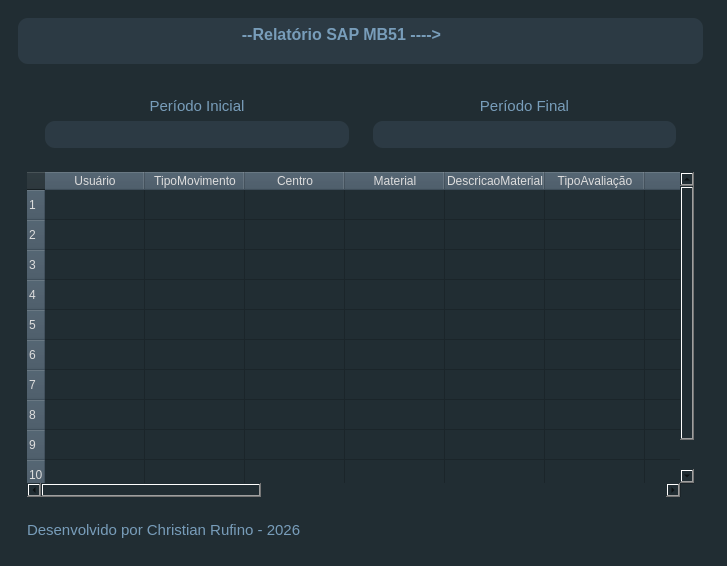
<?xml version="1.0" encoding="UTF-8"?>
<ui version="4.0">
 <class>MainWindow</class>
 <widget class="QMainWindow" name="MainWindow">
  <property name="geometry">
   <rect>
    <x>0</x>
    <y>0</y>
    <width>727</width>
    <height>566</height>
   </rect>
  </property>
  <property name="windowTitle">
   <string>MainWindow</string>
  </property>
  <widget class="QWidget" name="centralwidget">
   <property name="styleSheet">
    <string notr="true">* {

border: none;
background-color: rgb(33,45,51)


}</string>
   </property>
   <layout class="QHBoxLayout" name="horizontalLayout">
    <item>
     <widget class="QFrame" name="main_container">
      <property name="frameShape">
       <enum>QFrame::StyledPanel</enum>
      </property>
      <property name="frameShadow">
       <enum>QFrame::Raised</enum>
      </property>
      <layout class="QVBoxLayout" name="verticalLayout">
       <item>
        <widget class="QFrame" name="frame">
         <property name="styleSheet">
          <string notr="true">QFrame {

background-color: rgba(61,80,95,100);
border-radius:10px

}

QLabel {

color:rgb(120,157,186);
background-color:none;
}

QPushButton {
background-color:none;
}</string>
         </property>
         <property name="frameShape">
          <enum>QFrame::StyledPanel</enum>
         </property>
         <property name="frameShadow">
          <enum>QFrame::Raised</enum>
         </property>
         <layout class="QHBoxLayout" name="horizontalLayout_3">
          <item>
           <widget class="QLabel" name="label_2">
            <property name="sizePolicy">
             <sizepolicy hsizetype="Expanding" vsizetype="Preferred">
              <horstretch>0</horstretch>
              <verstretch>0</verstretch>
             </sizepolicy>
            </property>
            <property name="text">
             <string>&lt;html&gt;&lt;head/&gt;&lt;body&gt;&lt;p align=&quot;center&quot;&gt;&lt;img src=&quot;:/icons/_imgs/analytics_117968.png&quot;/&gt;&lt;span style=&quot; font-size:18pt; font-weight:700; vertical-align:super;&quot;&gt;--Relatório SAP MB51 ----&amp;gt;&lt;/span&gt;&lt;/p&gt;&lt;/body&gt;&lt;/html&gt;</string>
            </property>
           </widget>
          </item>
          <item>
           <widget class="QPushButton" name="btn_toggle">
            <property name="cursor">
             <cursorShape>PointingHandCursor</cursorShape>
            </property>
            <property name="text">
             <string/>
            </property>
            <property name="icon">
             <iconset resource="icons.qrc">
              <normaloff>:/icons/_imgs/menu2.png</normaloff>:/icons/_imgs/menu2.png</iconset>
            </property>
            <property name="iconSize">
             <size>
              <width>32</width>
              <height>32</height>
             </size>
            </property>
           </widget>
          </item>
         </layout>
        </widget>
       </item>
       <item>
        <widget class="QFrame" name="main_frame">
         <property name="sizePolicy">
          <sizepolicy hsizetype="Preferred" vsizetype="Expanding">
           <horstretch>0</horstretch>
           <verstretch>0</verstretch>
          </sizepolicy>
         </property>
         <property name="frameShape">
          <enum>QFrame::StyledPanel</enum>
         </property>
         <property name="frameShadow">
          <enum>QFrame::Raised</enum>
         </property>
         <layout class="QVBoxLayout" name="verticalLayout_7">
          <item>
           <widget class="QFrame" name="frame_7">
            <property name="frameShape">
             <enum>QFrame::StyledPanel</enum>
            </property>
            <property name="frameShadow">
             <enum>QFrame::Raised</enum>
            </property>
            <layout class="QHBoxLayout" name="horizontalLayout_5">
             <item>
              <widget class="QFrame" name="frame_8">
               <property name="frameShape">
                <enum>QFrame::StyledPanel</enum>
               </property>
               <property name="frameShadow">
                <enum>QFrame::Raised</enum>
               </property>
               <layout class="QVBoxLayout" name="verticalLayout_5">
                <item>
                 <widget class="QLabel" name="label_4">
                  <property name="font">
                   <font>
                    <pointsize>11</pointsize>
                   </font>
                  </property>
                  <property name="styleSheet">
                   <string notr="true">color:rgb(120,157,186);</string>
                  </property>
                  <property name="text">
                   <string>&lt;html&gt;&lt;head/&gt;&lt;body&gt;&lt;p align=&quot;center&quot;&gt;Período Inicial&lt;/p&gt;&lt;/body&gt;&lt;/html&gt;</string>
                  </property>
                 </widget>
                </item>
                <item>
                 <widget class="QLineEdit" name="txt_periodo_inicial">
                  <property name="minimumSize">
                   <size>
                    <width>0</width>
                    <height>27</height>
                   </size>
                  </property>
                  <property name="font">
                   <font>
                    <pointsize>11</pointsize>
                   </font>
                  </property>
                  <property name="styleSheet">
                   <string notr="true">

QLineEdit{ 

	background-color: rgba(61,80,95,100);
	border-radius:10px;
	color:rgb(255,255,255);
}</string>
                  </property>
                  <property name="alignment">
                   <set>Qt::AlignCenter</set>
                  </property>
                 </widget>
                </item>
               </layout>
              </widget>
             </item>
             <item>
              <widget class="QFrame" name="frame_9">
               <property name="frameShape">
                <enum>QFrame::StyledPanel</enum>
               </property>
               <property name="frameShadow">
                <enum>QFrame::Raised</enum>
               </property>
               <layout class="QVBoxLayout" name="verticalLayout_6">
                <item>
                 <widget class="QLabel" name="label_5">
                  <property name="font">
                   <font>
                    <pointsize>11</pointsize>
                   </font>
                  </property>
                  <property name="styleSheet">
                   <string notr="true">color:rgb(120,157,186);</string>
                  </property>
                  <property name="text">
                   <string>&lt;html&gt;&lt;head/&gt;&lt;body&gt;&lt;p align=&quot;center&quot;&gt;Período Final&lt;/p&gt;&lt;/body&gt;&lt;/html&gt;</string>
                  </property>
                 </widget>
                </item>
                <item>
                 <widget class="QLineEdit" name="txt_period_final">
                  <property name="minimumSize">
                   <size>
                    <width>0</width>
                    <height>27</height>
                   </size>
                  </property>
                  <property name="font">
                   <font>
                    <pointsize>11</pointsize>
                   </font>
                  </property>
                  <property name="styleSheet">
                   <string notr="true">

QLineEdit{ 

	background-color: rgba(61,80,95,100);
	border-radius:10px;
	color:rgb(255,255,255);
}</string>
                  </property>
                  <property name="alignment">
                   <set>Qt::AlignCenter</set>
                  </property>
                 </widget>
                </item>
               </layout>
              </widget>
             </item>
            </layout>
           </widget>
          </item>
          <item>
           <widget class="QTableWidget" name="tb_razao">
            <property name="styleSheet">
             <string notr="true">QHeaderView::section{

	background-color:rgba(61,80,95,100);
	color:rgb(221,221,221);
}

QTableWidget{
	color:rgb(221,221,221);

}</string>
            </property>
            <property name="rowCount">
             <number>10</number>
            </property>
            <row/>
            <row/>
            <row/>
            <row/>
            <row/>
            <row/>
            <row/>
            <row/>
            <row/>
            <row/>
            <column>
             <property name="text">
              <string>Usuário</string>
             </property>
            </column>
            <column>
             <property name="text">
              <string>TipoMovimento</string>
             </property>
            </column>
            <column>
             <property name="text">
              <string>Centro</string>
             </property>
            </column>
            <column>
             <property name="text">
              <string>Material</string>
             </property>
            </column>
            <column>
             <property name="text">
              <string>DescricaoMaterial</string>
             </property>
            </column>
            <column>
             <property name="text">
              <string>TipoAvaliação</string>
             </property>
            </column>
            <column>
             <property name="text">
              <string>Lote</string>
             </property>
            </column>
            <column>
             <property name="text">
              <string>ElementoPEP</string>
             </property>
            </column>
            <column>
             <property name="text">
              <string>Doc.Material</string>
             </property>
            </column>
            <column>
             <property name="text">
              <string>DataLçto.</string>
             </property>
            </column>
            <column>
             <property name="text">
              <string>Quantidade</string>
             </property>
            </column>
            <column>
             <property name="text">
              <string>Pedido</string>
             </property>
            </column>
            <column>
             <property name="text">
              <string>Referência</string>
             </property>
            </column>
            <column>
             <property name="text">
              <string>TextoCabechalo</string>
             </property>
            </column>
            <column>
             <property name="text">
              <string>DiagramadeRede</string>
             </property>
            </column>
            <column>
             <property name="text">
              <string>DiagramadeRede</string>
             </property>
            </column>
            <column>
             <property name="text">
              <string>Montante</string>
             </property>
            </column>
           </widget>
          </item>
         </layout>
        </widget>
       </item>
       <item>
        <widget class="QFrame" name="frame_3">
         <property name="frameShape">
          <enum>QFrame::StyledPanel</enum>
         </property>
         <property name="frameShadow">
          <enum>QFrame::Raised</enum>
         </property>
         <layout class="QHBoxLayout" name="horizontalLayout_4">
          <item>
           <widget class="QLabel" name="label_3">
            <property name="font">
             <font>
              <pointsize>11</pointsize>
             </font>
            </property>
            <property name="styleSheet">
             <string notr="true">color:rgb(120,157,186);</string>
            </property>
            <property name="text">
             <string>Desenvolvido por Christian Rufino - 2026</string>
            </property>
           </widget>
          </item>
         </layout>
        </widget>
       </item>
      </layout>
     </widget>
    </item>
    <item>
     <widget class="QFrame" name="right_frame">
      <property name="maximumSize">
       <size>
        <width>0</width>
        <height>16777215</height>
       </size>
      </property>
      <property name="frameShape">
       <enum>QFrame::StyledPanel</enum>
      </property>
      <property name="frameShadow">
       <enum>QFrame::Raised</enum>
      </property>
      <layout class="QVBoxLayout" name="verticalLayout_2">
       <item>
        <widget class="QFrame" name="frame_logo">
         <property name="styleSheet">
          <string notr="true">QFrame {

background-color: rgba(61,80,95,100);
border-radius:10px

}
</string>
         </property>
         <property name="frameShape">
          <enum>QFrame::StyledPanel</enum>
         </property>
         <property name="frameShadow">
          <enum>QFrame::Raised</enum>
         </property>
         <layout class="QVBoxLayout" name="verticalLayout_4">
          <item>
           <widget class="QFrame" name="frame_6">
            <property name="styleSheet">
             <string notr="true">background-color:none</string>
            </property>
            <property name="frameShape">
             <enum>QFrame::StyledPanel</enum>
            </property>
            <property name="frameShadow">
             <enum>QFrame::Raised</enum>
            </property>
            <layout class="QHBoxLayout" name="horizontalLayout_2">
             <item>
              <widget class="QLabel" name="label">
               <property name="styleSheet">
                <string notr="true">background-color:none</string>
               </property>
               <property name="text">
                <string>&lt;html&gt;&lt;head/&gt;&lt;body&gt;&lt;p align=&quot;center&quot;&gt;&lt;img src=&quot;:/icons/_imgs/logo.png&quot;/&gt;&lt;/p&gt;&lt;/body&gt;&lt;/html&gt;</string>
               </property>
              </widget>
             </item>
            </layout>
           </widget>
          </item>
         </layout>
        </widget>
       </item>
       <item>
        <widget class="QFrame" name="frame_buttons">
         <property name="sizePolicy">
          <sizepolicy hsizetype="Preferred" vsizetype="Expanding">
           <horstretch>0</horstretch>
           <verstretch>0</verstretch>
          </sizepolicy>
         </property>
         <property name="styleSheet">
          <string notr="true">QFrame {

	background-color: rgba(61,80,95,100);
	border-radius:10px

}

QPushButton {
	color: rgb(255,255,255);
	background-color: rgba(33,43,51,100);
	border-radius:5px

}
QPushButton:hover{
background-color: rgb(120,157,186);
color:rgb(45,45,45)
}

</string>
         </property>
         <property name="frameShape">
          <enum>QFrame::StyledPanel</enum>
         </property>
         <property name="frameShadow">
          <enum>QFrame::Raised</enum>
         </property>
         <layout class="QVBoxLayout" name="verticalLayout_3">
          <item>
           <widget class="QPushButton" name="btn_login">
            <property name="minimumSize">
             <size>
              <width>120</width>
              <height>28</height>
             </size>
            </property>
            <property name="font">
             <font>
              <pointsize>11</pointsize>
             </font>
            </property>
            <property name="cursor">
             <cursorShape>PointingHandCursor</cursorShape>
            </property>
            <property name="text">
             <string>Login</string>
            </property>
           </widget>
          </item>
          <item>
           <widget class="QPushButton" name="btn_razao">
            <property name="minimumSize">
             <size>
              <width>120</width>
              <height>28</height>
             </size>
            </property>
            <property name="font">
             <font>
              <pointsize>11</pointsize>
             </font>
            </property>
            <property name="cursor">
             <cursorShape>PointingHandCursor</cursorShape>
            </property>
            <property name="text">
             <string>Razão</string>
            </property>
           </widget>
          </item>
          <item>
           <widget class="QPushButton" name="btn_excel">
            <property name="minimumSize">
             <size>
              <width>120</width>
              <height>28</height>
             </size>
            </property>
            <property name="font">
             <font>
              <pointsize>11</pointsize>
             </font>
            </property>
            <property name="cursor">
             <cursorShape>PointingHandCursor</cursorShape>
            </property>
            <property name="text">
             <string>Excel</string>
            </property>
           </widget>
          </item>
          <item>
           <widget class="QPushButton" name="btn_email">
            <property name="minimumSize">
             <size>
              <width>120</width>
              <height>28</height>
             </size>
            </property>
            <property name="font">
             <font>
              <pointsize>11</pointsize>
             </font>
            </property>
            <property name="cursor">
             <cursorShape>PointingHandCursor</cursorShape>
            </property>
            <property name="text">
             <string>Email</string>
            </property>
           </widget>
          </item>
          <item>
           <spacer name="verticalSpacer">
            <property name="orientation">
             <enum>Qt::Vertical</enum>
            </property>
            <property name="sizeHint" stdset="0">
             <size>
              <width>20</width>
              <height>40</height>
             </size>
            </property>
           </spacer>
          </item>
          <item>
           <widget class="QPushButton" name="btn_fechar">
            <property name="minimumSize">
             <size>
              <width>120</width>
              <height>28</height>
             </size>
            </property>
            <property name="font">
             <font>
              <pointsize>11</pointsize>
             </font>
            </property>
            <property name="cursor">
             <cursorShape>PointingHandCursor</cursorShape>
            </property>
            <property name="text">
             <string>Fechar SAP</string>
            </property>
           </widget>
          </item>
         </layout>
        </widget>
       </item>
      </layout>
     </widget>
    </item>
   </layout>
  </widget>
 </widget>
 <resources>
  <include location="icons.qrc"/>
 </resources>
 <connections/>
</ui>
